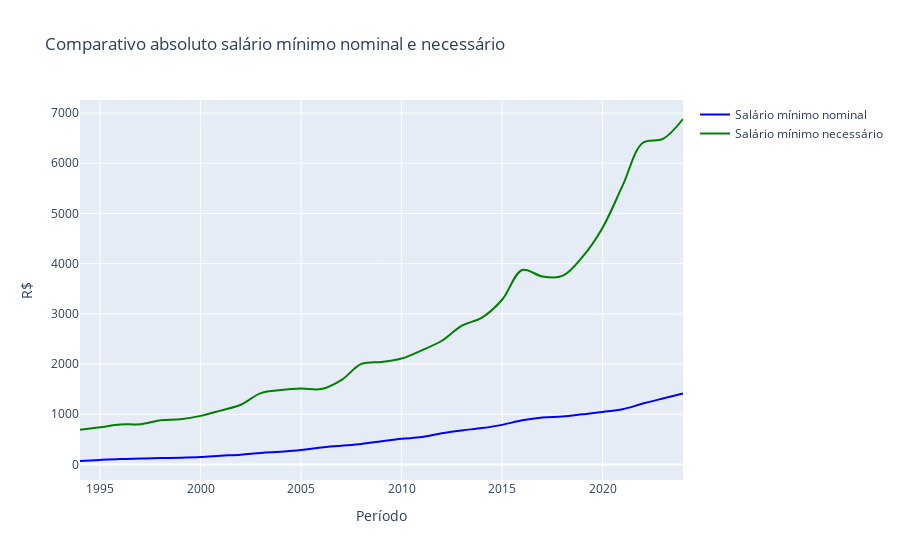

Source (notebook cell):
### Code cell
import plotly.express as px
import plotly.graph_objects as go
period = salario_anual['Ano']
salario_minimo_nominal = salario_anual['salario_min']
salario_minimo_necessario = salario_anual['salario_nec']

fig = go.Figure()

fig.add_trace(go.Scatter(x=period, y=salario_minimo_nominal, mode='lines', name='Salário mínimo nominal',  line=dict(color='blue', shape='spline')))
fig.add_trace(go.Scatter(x=period, y=salario_minimo_necessario, mode='lines', name='Salário mínimo necessário',  line=dict(color='green', shape='spline')))

fig.update_layout(title='Comparativo absoluto salário mínimo nominal e necessário',
                   xaxis_title='Período',
                   yaxis_title='R$')

fig.show()

### Figure 1 — Plotly figure (JSON) as saved in the notebook; plotly's stock layout.template omitted (floating-point values rounded to 4 significant figures)
{"data": [{"line": {"color": "blue", "shape": "spline"}, "mode": "lines", "name": "Salário mínimo nominal", "type": "scatter", "x": [1994, 1995, 1996, 1997, 1998, 1999, 2000, 2001, 2002, 2003, 2004, 2005, 2006, 2007, 2008, 2009, 2010, 2011, 2012, 2013, 2014, 2015, 2016, 2017, 2018, 2019, 2020, 2021, 2022, 2023, 2024], "y": [68.26, 90, 108, 117.3, 126.7, 134, 147.2, 172.8, 195, 230, 253.3, 286.7, 337.5, 372.5, 409.2, 460.8, 510, 544.2, 622, 678, 724, 788, 880, 937, 954, 998, 1044.0, 1100, 1212, 1314, 1412]}, {"line": {"color": "green", "shape": "spline"}, "mode": "lines", "name": "Salário mínimo necessário", "type": "scatter", "x": [1994, 1995, 1996, 1997, 1998, 1999, 2000, 2001, 2002, 2003, 2004, 2005, 2006, 2007, 2008, 2009, 2010, 2011, 2012, 2013, 2014, 2015, 2016, 2017, 2018, 2019, 2020, 2021, 2022, 2023, 2024], "y": [690.9, 740.4, 795.4, 802.6, 878.1, 901.1, 967.1, 1073.0, 1189.0, 1421.0, 1483.0, 1510.0, 1501.0, 1680.0, 2002.0, 2042.0, 2110.0, 2272.0, 2464.0, 2765.0, 2925.0, 3281.0, 3875.0, 3745.0, 3755.0, 4136.0, 4717.0, 5559.0, 6408.0, 6484.0, 6882.0]}], "layout": {"title": {"text": "Comparativo absoluto salário mínimo nominal e necessário"}, "xaxis": {"title": {"text": "Período"}}, "yaxis": {"title": {"text": "R$"}}}}
